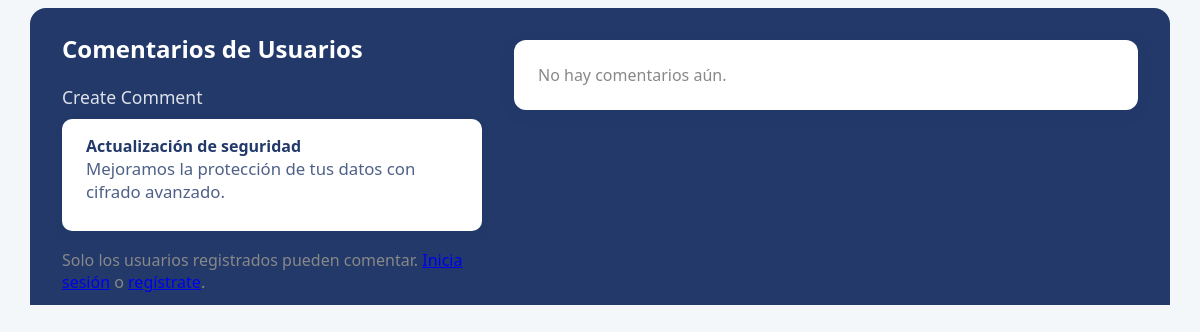
The page /public/comentarios_noticia.php?noticia_id=2 on the database its author committed.
### tables this page shows
CREATE TABLE `noticias` (
  `id` int(11) NOT NULL,
  `titulo` varchar(255) NOT NULL,
  `resumen` text NOT NULL,
  `contenido` text DEFAULT NULL,
  `imagen` varchar(255) NOT NULL,
  `fecha` datetime DEFAULT current_timestamp()
);

### public/comentarios_noticia.php (the view, shortened to what this page needs)
<?php
require_once '../config/database.php';
$noticia_id = isset($_GET['noticia_id']) ? intval($_GET['noticia_id']) : 0;
$noticia = null;
if ($noticia_id > 0) {
	$stmt = $conn->prepare("SELECT titulo, resumen FROM noticias WHERE id = ? LIMIT 1");
	$stmt->bind_param("i", $noticia_id);
	$stmt->execute();
	$res = $stmt->get_result();
	$noticia = $res->fetch_assoc();
}
function render_comentarios($noticia_id) {
	global $conn;
	$html = "";
	$titulo = '';
	$stmtTitulo = $conn->prepare("SELECT titulo FROM noticias WHERE id = ? LIMIT 1");
	$stmtTitulo->bind_param("i", $noticia_id);
	$stmtTitulo->execute();
	$resTitulo = $stmtTitulo->get_result();
	if ($resTitulo && $rowTitulo = $resTitulo->fetch_assoc()) {
		$titulo = $rowTitulo['titulo'];
	}
	$sql = "SELECT nombre, comentario, fecha FROM comentarios_noticias WHERE noticia_id = ? AND estado = 'aprobado' ORDER BY id DESC LIMIT 50";
	$stmt = $conn->prepare($sql);
	$stmt->bind_param("i", $noticia_id);
	$stmt->execute();
	$result = $stmt->get_result();
	if ($result && $result->num_rows > 0) {
		while ($row = $result->fetch_assoc()) {
			$nombre = $row['nombre'];
			$texto = $row['comentario'];
			$fecha = (int)$row['fecha'];
			$inicial = $nombre ? strtoupper(mb_substr($nombre, 0, 1)) : 'U';
			$html .= '<div class="comentario-item">';
			$html .= '<div class="avatar">' . htmlspecialchars($inicial) . '</div>';
			$html .= '<div class="comentario-content">';
			$html .= '<div class="comentario-header">' . htmlspecialchars($nombre) . '<span class="comentario-tiempo">' . tiempo_transcurrido($fecha) . '</span></div>';
			$html .= '<div class="comentario-noticia-ref" style="font-size:0.97em;color:#22396a;opacity:.7;margin-bottom:2px;">Sobre la noticia: <span style="font-weight:bold;">' . htmlspecialchars($titulo) . '</span></div>';
			$html .= '<div class="comentario-texto">' . nl2br(htmlspecialchars($texto)) . '</div>';
			$html .= '</div></div>';
		}
	} else {
		$html .= '<div style="color:#888;">No hay comentarios aún.</div>';
	}
	return $html;
}
?>
<!DOCTYPE html>
<html lang="es">
<head>
	<link rel="stylesheet" href="assets/css/comentarios_noticia.css">
</head>
<body>
<div class="comentarios-container" id="comentarios">
  <div class="comentarios-inner">
	<div class="comentarios-header-box">
	  <div class="comentarios-header-left">
		<h2>Comentarios de Usuarios</h2>
		<div style="font-size:1.1rem;margin-bottom:10px;opacity:.85;">Create Comment</div>
		<div id="comentarioNoticiaBox" style="background:#fff;color:#22396a;padding:16px 24px;border-radius:10px;margin-bottom:18px;box-shadow:0 2px 8px rgba(34,57,106,0.07);min-height:80px;">
			<?php if ($noticia): ?>
				<strong><?= htmlspecialchars($noticia['titulo']) ?></strong><br>
				<span style="font-size:1.05em;opacity:.8;"><?= htmlspecialchars($noticia['resumen']) ?></span>
			<?php else: ?>
				<strong>Selecciona una noticia</strong><br>
				<span style="font-size:1.05em;opacity:.8;">Haz clic en “Comentar” en una noticia para asociar el comentario.</span>
			<?php endif; ?>
		</div>
		<?php if (isset($_SESSION['usuario_id'])): ?>
			<form class="comentario-form" id="comentarioForm" action="comentarios_noticia.php" method="POST" autocomplete="off">
				<input type="hidden" name="noticia_id" value="<?= $noticia_id > 0 ? $noticia_id : '' ?>">
				<div class="avatar-form">A</div>
				<div class="comentario-form-fields">
					<input type="text" name="nombre" placeholder="Tu nombre" maxlength="50" required oninput="this.parentNode.parentNode.querySelector('.avatar-form').textContent = this.value ? this.value[0].toUpperCase() : 'A';">
					<textarea name="comentario" placeholder="Escribe tu comentario aquí (máx. 500 caracteres)" maxlength="500" required></textarea>
					<button type="submit">PUBLICAR</button>
				</div>
			</form>
		<?php else: ?>
			<div style="color:#888;">Solo los usuarios registrados pueden comentar. <a href="../mi_cuenta.php">Inicia sesión</a> o <a href="../register.php">regístrate</a>.</div>
		<?php endif; ?>
	  </div>
	  <div class="comentarios-header-right">
		<div class="comentarios-list" id="comentariosList">
			<?php echo render_comentarios($noticia_id); ?>
		</div>
	  </div>
	</div>
  </div>
</div>
</body>
</html>

### public/assets/css/comentarios_noticia.css (style rules this page uses)
body { background: #f4f7fa; font-family: 'Segoe UI', Arial, sans-serif; }
.comentarios-container { width: 100vw; min-width: 100vw; margin: 0 0 40px 0; position: relative; left: 50%; right: 50%; transform: translateX(-50%); background: transparent; }
.comentarios-inner { max-width: 95vw; margin: 0 auto; padding: 0 2vw; }
.comentarios-header-box { background: #22396a; color: #fff; border-radius: 16px 16px 0 0; padding: 24px 32px 12px 32px; display: flex; flex-direction: row; gap: 32px; align-items: flex-start; }
.comentarios-header-left { flex: 1 1 340px; min-width: 320px; max-width: 420px; }
.comentarios-header-right { flex: 2 1 0; min-width: 0; }
.comentarios-header-box h2 { margin-top: 0; font-size: 1.5rem; font-weight: 700; }
.comentarios-list { background: #fff; color: #22396a; border-radius: 0 0 16px 16px; padding: 24px 32px 24px 32px; margin-top: 0; box-shadow: 0 4px 16px rgba(34,57,106,0.08); max-height: 340px; overflow-y: auto; }
.comentarios-container h2 { margin-top: 0; font-size: 1.5rem; font-weight: 700; }
.comentarios-list { background: #fff; color: #22396a; border-radius: 12px; padding: 24px; margin-top: 8px; }

### rows shown on the page
noticias: titulo "Actualización de seguridad", resumen "Mejoramos la protección de tus datos con cifrado avanzado."
